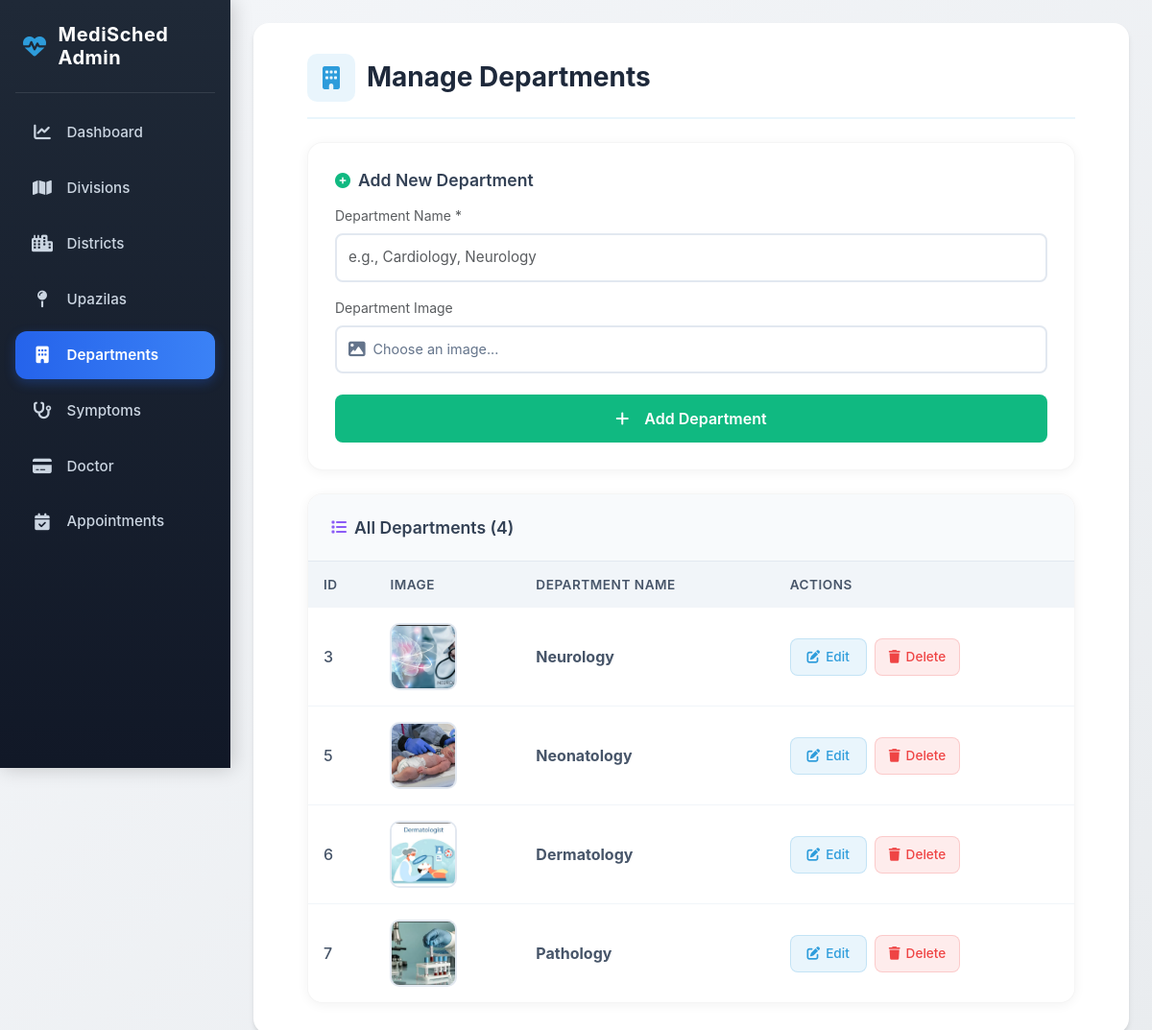
/adminapp/departments/, run on the app's committed database.
### adminapp/models.py (models this page shows, shortened)
class Department(models.Model):
    department_name = models.CharField(max_length=100, unique=True)
    department_image = models.ImageField(upload_to='department/',  blank=True, null=True)

### adminapp/views.py (the view)
# urls.py: path('departments/', views.department_list, name='department_list'),
def department_list(request):
    departments = Department.objects.all()
    return render(request, 'adminapp/department_list.html', {'departments': departments})

### adminapp/templates/adminapp/department_list.html (shortened to what this page needs)
{% extends 'adminapp/base_admin.html' %}
{% load static %}
{% block content %}
<div class="container-fluid">
  <div class="management-header">
    <h3>
      <i class="fa-solid fa-building"></i>
      Manage Departments
    </h3>
  </div>
  <div class="form-card">
    <h5><i class="fa-solid fa-circle-plus"></i> Add New Department</h5>
    <form method="POST" action="{% url 'add_department' %}" enctype="multipart/form-data">
      <div class="form-row-mobile">
        <div class="form-field">
          <label class="form-label small text-muted mb-2 d-block">Department Name *</label>
          <input type="text" name="department_name" class="form-control"
                 placeholder="e.g., Cardiology, Neurology" required>
        </div>
        <div class="form-field">
          <label class="form-label small text-muted mb-2 d-block">Department Image</label>
          <div class="custom-file-upload">
            <label for="deptImage" class="file-label">
              <i class="fa-solid fa-image"></i>
              <span id="fileName">Choose an image...</span>
            </label>
          </div>
        </div>
        <div class="form-field">
          <button type="submit" class="btn btn-success">
            <i class="fa-solid fa-plus me-2"></i>Add Department
          </button>
        </div>
      </div>
    </form>
  </div>
  <div class="table-card">
    <div class="table-header">
      <h5><i class="fa-solid fa-list"></i> All Departments ({{ departments|length }})</h5>
    </div>
    <div class="table-responsive">
      <table class="table data-table">
        <thead>
          <tr>
            <th>ID</th>
            <th>Image</th>
            <th>Department Name</th>
            <th>Actions</th>
          </tr>
        </thead>
        <tbody>
          {% for dept in departments %}
          <tr>
            <td data-label="ID">{{ dept.id }}</td>
            <td data-label="Image">
              {% if dept.department_image %}
                <img src="{{ dept.department_image.url }}"
                     alt="{{ dept.department_name }}"
                     class="dept-image">
              {% else %}
                <div class="no-image">
                  <i class="fa-solid fa-image"></i>
                </div>
              {% endif %}
            </td>
            <td data-label="Department Name">
              <strong>{{ dept.department_name }}</strong>
            </td>
            <td data-label="Actions">
              <div class="action-buttons">
                <a href="{% url 'edit_department' dept.id %}" class="btn-action btn-edit">
                  <i class="fa-solid fa-pen-to-square"></i> Edit
                </a>
                <a href="{% url 'delete_department' dept.id %}"
                   class="btn-action btn-delete delete-btn"
                   data-name="{{ dept.department_name }}">
                  <i class="fa-solid fa-trash"></i> Delete
                </a>
              </div>
            </td>
          </tr>
          {% endfor %}
        </tbody>
      </table>
    </div>
  </div>
</div>
{% endblock %}

### adminapp/templates/adminapp/base_admin.html (style rules this page uses)
:root { --primary-color: #2D9CDB; --secondary-color: #1f2937; --accent-color: #2563eb; --light-color: #f8f9fa; --dark-color: #1e293b; --success-color: #10b981; --warning-color: #f59e0b; --danger-color: #ef4444; --card-shadow: 0 4px 6px -1px rgba(0, 0, 0, 0.1), 0 2px 4px -1px rgba(0, 0, 0, 0.06); }
body { background: linear-gradient(135deg, #f4f6f9 0%, #e9ecef 100%); font-family: 'Inter', 'Segoe UI', system-ui, -apple-system, sans-serif; min-height: 100vh; overflow-x: hidden; }

### data on the page
Department: id "3", department_image (picture), department_name "Neurology"
Department: id "5", department_image (picture), department_name "Neonatology"
Department: id "6", department_image (picture), department_name "Dermatology"
Department: id "7", department_image (picture), department_name "Pathology"

### other printed values
{{ departments|length }} "4"
